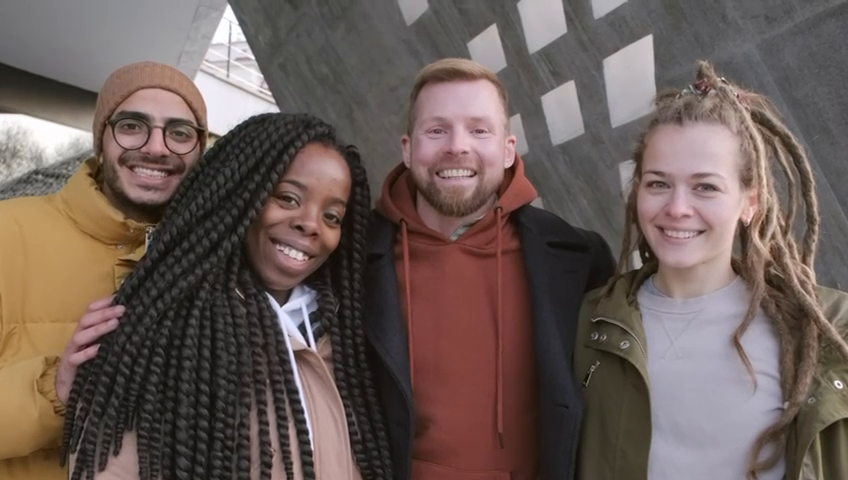
#> input picture frame 24 of people.mp4, 848 x 480 px
$ python 'object detection and tracking from video. (Count number of Faces using Python).py'
#> lines starting #> are read from the running program, lines starting #| are printed output that depends on the picture; after the words box and inside, x2 and y2 are one past the last pixel; in counts of white or black regions, pixels touching at a corner belong together
import cv2

face_cascade = cv2.CascadeClassifier(cv2.data.haarcascades + 'haarcascade_frontalface_default.xml')

cap = cv2.VideoCapture("C:/Users/singh/Downloads/people.mp4")

while True:
    ret, frame = cap.read()
#> frame is the input picture: shape (480, 848, 3); mean B, G, R 87.6, 92.3, 107.4
    if not ret:
        break

    gray = cv2.cvtColor(frame, cv2.COLOR_BGR2GRAY)
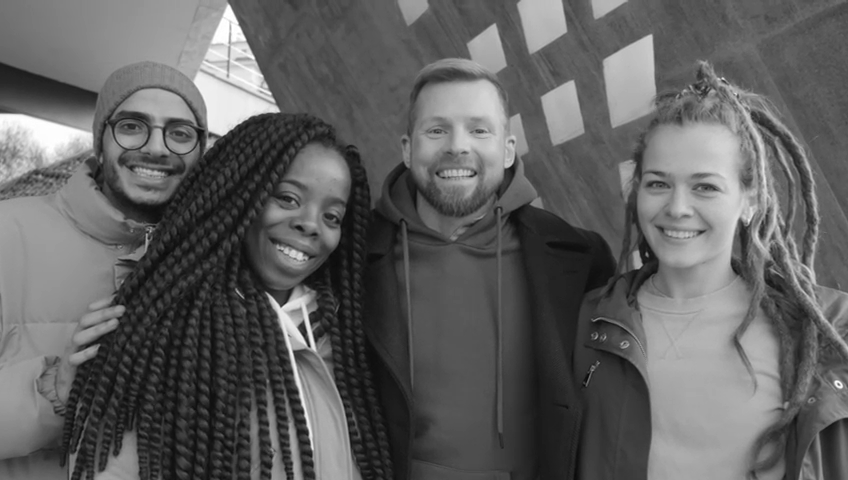
#> gray: shape (480, 848); min 5, max 255, mean 96.3
    faces = face_cascade.detectMultiScale(gray, scaleFactor=1.1, minNeighbors=5)
#> faces = [[405, 87, 107, 107], [100, 86, 108, 108], [624, 136, 124, 124]]

    for i, (x, y, w, h) in enumerate(faces):
        cv2.rectangle(frame, (x, y), (x + w, y + h), (0, 255, 0), 2)
        cv2.putText(frame, f'Face {i + 1}', (x, y - 10), cv2.FONT_HERSHEY_SIMPLEX, 0.7, (0, 255, 0), 2)
#> this loop made 3 passes
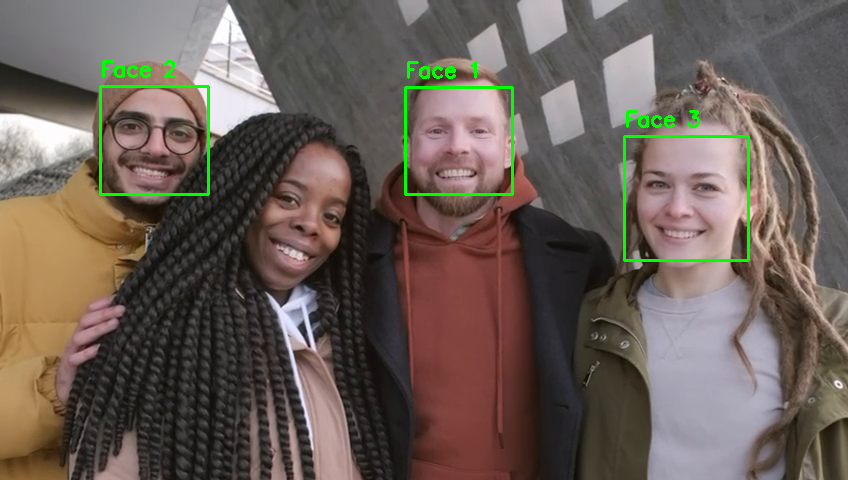
#> frame: shape (480, 848, 3); 1.33% of pixels changed, all inside (x1, y1, x2, y2) = (99, 60, 750, 262)

    frame = cv2.resize(frame, (1000, 600))
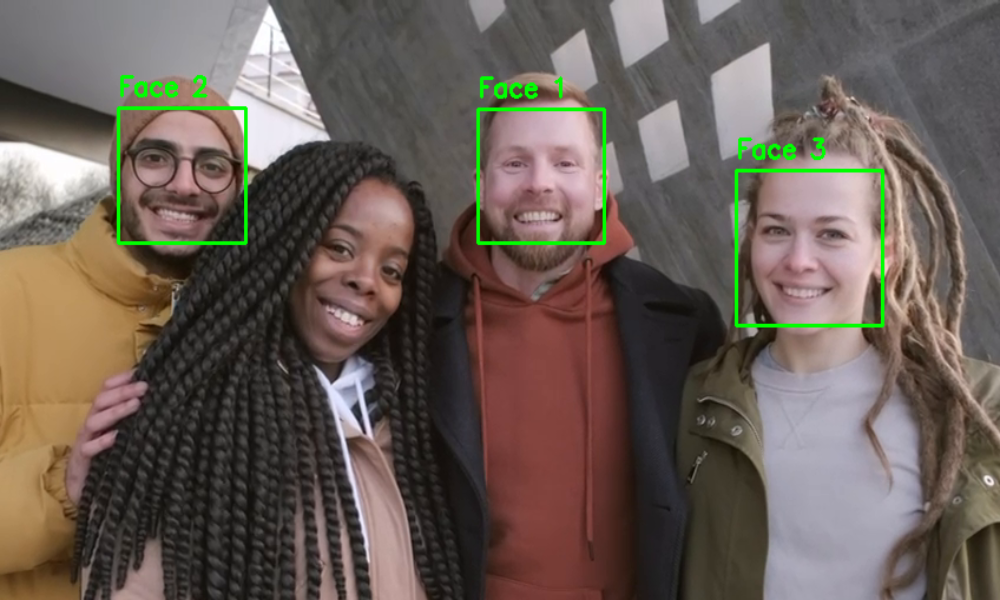
#> frame: shape (600, 1000, 3); mean B, G, R 86.1, 94.2, 105.6
    cv2.imshow('Face Detection', frame)

    if cv2.waitKey(1) & 0xFF == ord('q'):
#> (key q is pressed here)
        break

cap.release()
cv2.destroyAllWindows()

$ run again, starting later in the video
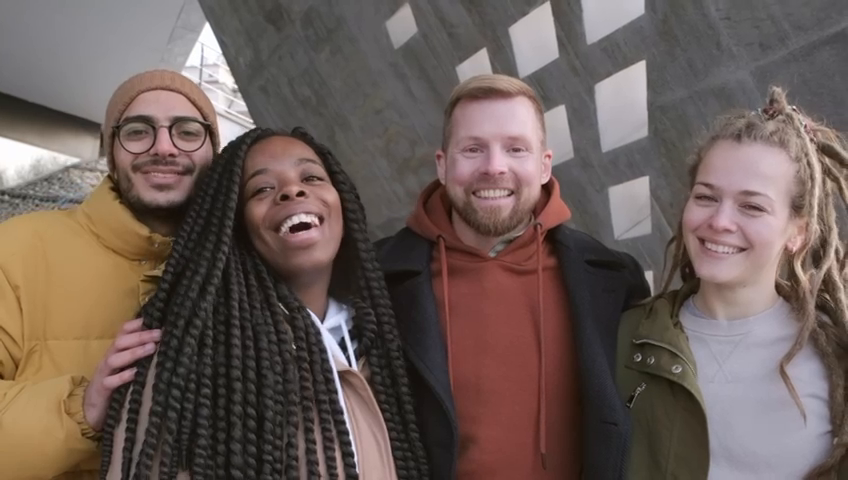
#> input picture frame 108 of people.mp4, 848 x 480 px
#> frame is the input picture: shape (480, 848, 3); mean B, G, R 87.7, 93, 108.1
#> `gray = cv2.cvtColor(frame, cv2.COLOR_BGR2GRAY)`:
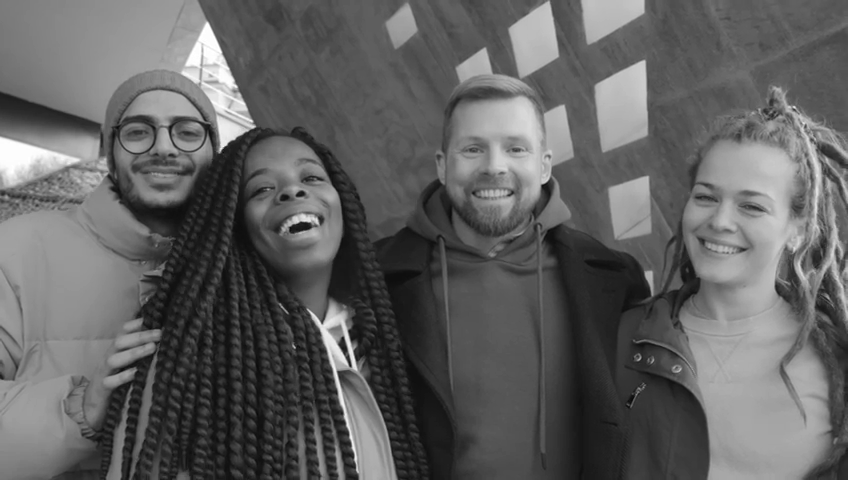
#> gray: shape (480, 848); min 8, max 255, mean 96.9
#> faces = [[108, 87, 110, 110], [439, 105, 110, 110], [666, 152, 127, 127], [229, 138, 123, 123]]
#> the loop `for i, (x, y, w, h) in enumerate(faces):` made 4 passes
#> `frame = cv2.resize(frame, (1000, 600))`:
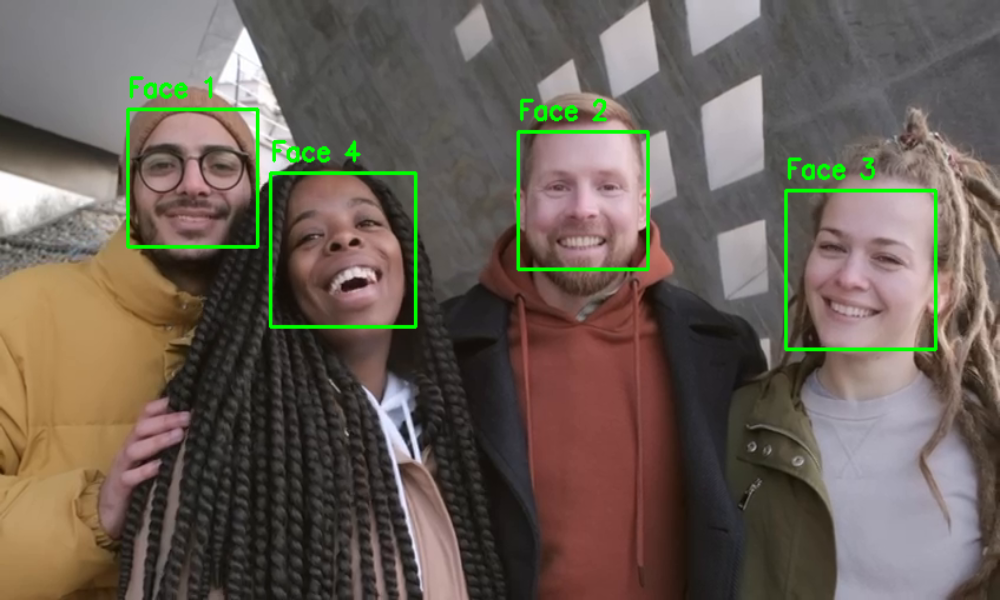
#> frame: shape (600, 1000, 3); mean B, G, R 85.9, 95.7, 105.9

$ run again, starting later in the video
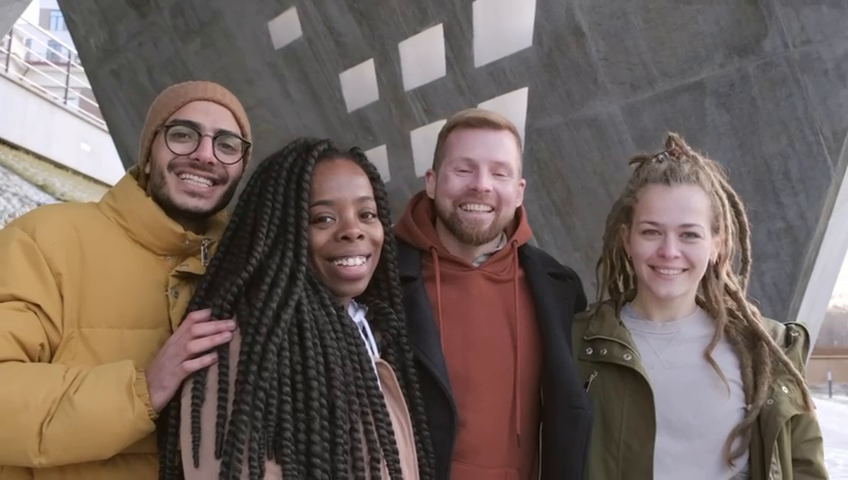
#> input picture frame 192 of people.mp4, 848 x 480 px
#> frame is the input picture: shape (480, 848, 3); mean B, G, R 92.9, 99.1, 112.9
#> `gray = cv2.cvtColor(frame, cv2.COLOR_BGR2GRAY)`:
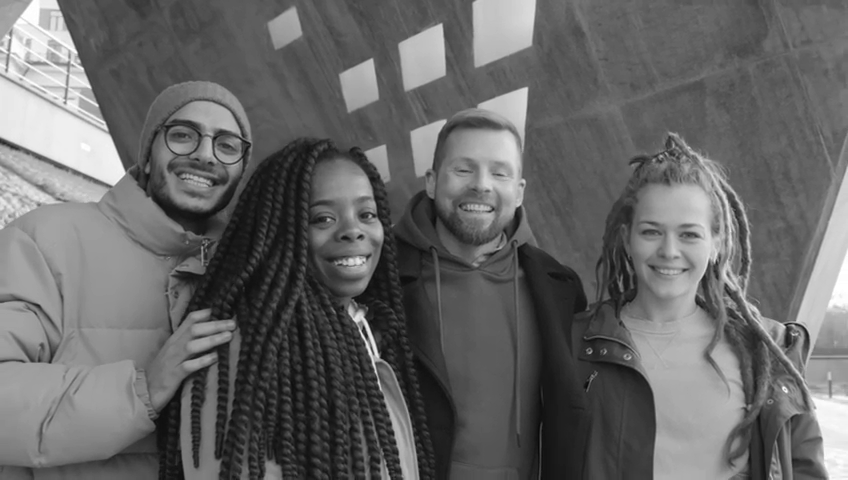
#> gray: shape (480, 848); min 8, max 255, mean 102.5
#> faces = [[434, 132, 94, 94], [622, 195, 97, 97], [298, 174, 101, 101], [145, 92, 115, 115]]
#> the loop `for i, (x, y, w, h) in enumerate(faces):` made 4 passes
#> `frame = cv2.resize(frame, (1000, 600))`:
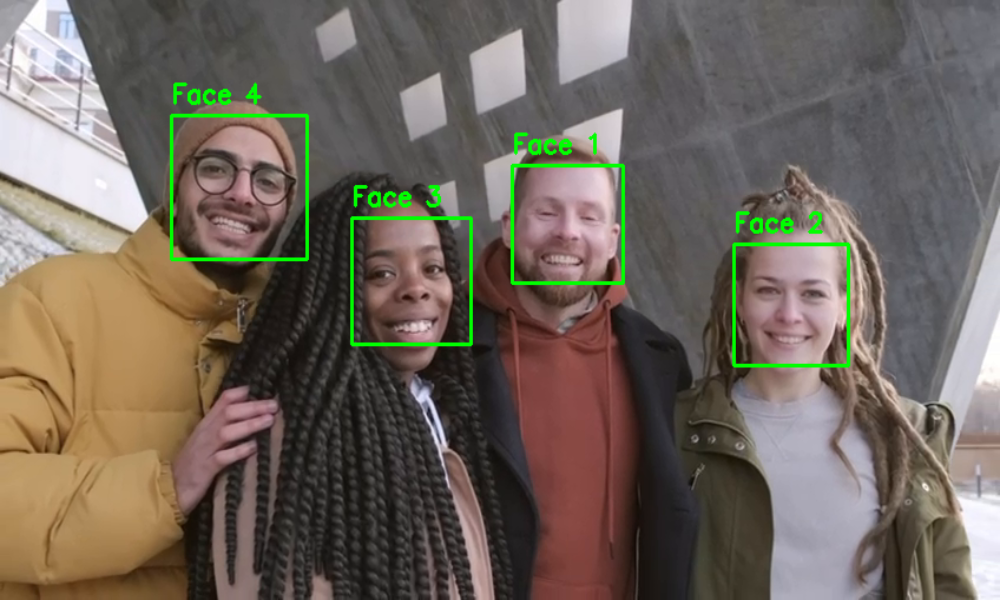
#> frame: shape (600, 1000, 3); mean B, G, R 91.5, 101.8, 111.1
